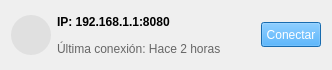
<?xml version="1.0" encoding="UTF-8"?>
<ui version="4.0">
 <class>RecentChat</class>
 <widget class="QWidget" name="RecentChat">
  <property name="geometry">
   <rect>
    <x>0</x>
    <y>0</y>
    <width>332</width>
    <height>70</height>
   </rect>
  </property>
  <property name="minimumSize">
   <size>
    <width>280</width>
    <height>70</height>
   </size>
  </property>
  <layout class="QHBoxLayout" name="horizontalLayout">
   <item>
    <widget class="QLabel" name="profilePic">
     <property name="minimumSize">
      <size>
       <width>40</width>
       <height>40</height>
      </size>
     </property>
     <property name="maximumSize">
      <size>
       <width>40</width>
       <height>40</height>
      </size>
     </property>
     <property name="styleSheet">
      <string notr="true">border-radius: 20px; background-color: #e0e0e0;</string>
     </property>
    </widget>
   </item>
   <item>
    <layout class="QVBoxLayout" name="infoLayout">
     <item>
      <widget class="QLabel" name="ipLabel">
       <property name="font">
        <font>
         <pointsize>9</pointsize>
         <bold>true</bold>
        </font>
       </property>
       <property name="text">
        <string>IP: 192.168.1.1:8080</string>
       </property>
      </widget>
     </item>
     <item>
      <widget class="QLabel" name="lastConnection">
       <property name="styleSheet">
        <string notr="true">color: #666;</string>
       </property>
       <property name="text">
        <string>Última conexión: Hace 2 horas</string>
       </property>
      </widget>
     </item>
    </layout>
   </item>
   <item>
    <widget class="QPushButton" name="connectButton">
     <property name="maximumSize">
      <size>
       <width>60</width>
       <height>25</height>
      </size>
     </property>
     <property name="styleSheet">
      <string notr="true">background-color: #2196F3; color: white;</string>
     </property>
     <property name="text">
      <string>Conectar</string>
     </property>
    </widget>
   </item>
  </layout>
 </widget>
 <resources/>
 <connections/>
</ui>
